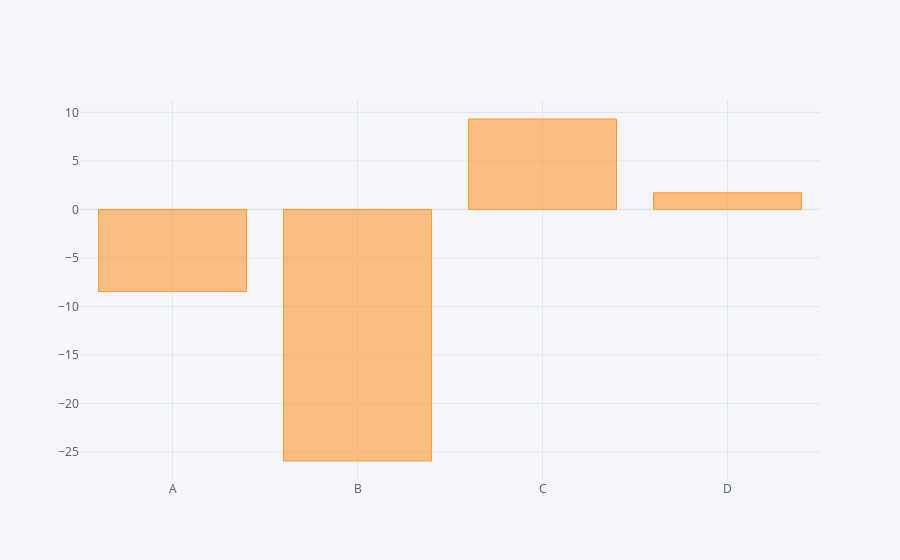

The code cell stored with this chart in its notebook:
### Code cell
df1.sum().iplot(kind='bar')

### Figure 1 — Plotly figure (JSON) as saved in the notebook; plotly's stock layout.template omitted (floating-point values rounded to 4 significant figures)
{"data": [{"marker": {"color": "rgba(255, 153, 51, 0.6)", "line": {"color": "rgba(255, 153, 51, 1.0)", "width": 1}}, "name": "None", "orientation": "v", "text": "", "type": "bar", "x": ["A", "B", "C", "D"], "y": [-8.465, -25.93, 9.328, 1.719]}], "layout": {"legend": {"bgcolor": "#F5F6F9", "font": {"color": "#4D5663"}}, "paper_bgcolor": "#F5F6F9", "plot_bgcolor": "#F5F6F9", "title": {"font": {"color": "#4D5663"}}, "xaxis": {"gridcolor": "#E1E5ED", "showgrid": true, "tickfont": {"color": "#4D5663"}, "title": {"font": {"color": "#4D5663"}, "text": ""}, "zerolinecolor": "#E1E5ED"}, "yaxis": {"gridcolor": "#E1E5ED", "showgrid": true, "tickfont": {"color": "#4D5663"}, "title": {"font": {"color": "#4D5663"}, "text": ""}, "zerolinecolor": "#E1E5ED"}}}
